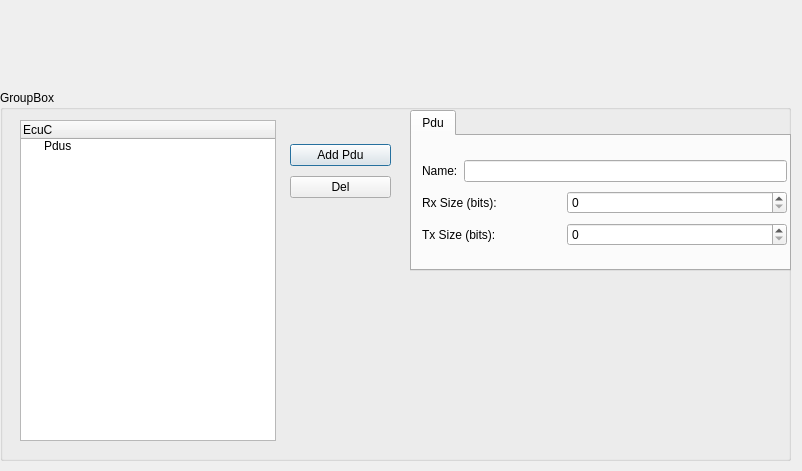
<?xml version="1.0" encoding="UTF-8"?>
<ui version="4.0">
 <class>cd_ecuc</class>
 <widget class="QDialog" name="cd_ecuc">
  <property name="geometry">
   <rect>
    <x>0</x>
    <y>0</y>
    <width>802</width>
    <height>471</height>
   </rect>
  </property>
  <property name="windowTitle">
   <string>EcuC Config</string>
  </property>
  <property name="styleSheet">
   <string notr="true">font: 12pt &quot;Consolas&quot;;</string>
  </property>
  <widget class="QGroupBox" name="groupBox">
   <property name="geometry">
    <rect>
     <x>0</x>
     <y>90</y>
     <width>791</width>
     <height>371</height>
    </rect>
   </property>
   <property name="title">
    <string>GroupBox</string>
   </property>
   <widget class="QTreeWidget" name="trEcucCfg">
    <property name="geometry">
     <rect>
      <x>20</x>
      <y>30</y>
      <width>256</width>
      <height>321</height>
     </rect>
    </property>
    <column>
     <property name="text">
      <string>EcuC</string>
     </property>
    </column>
    <item>
     <property name="text">
      <string>Pdus</string>
     </property>
    </item>
   </widget>
   <widget class="QTabWidget" name="tabCfg">
    <property name="geometry">
     <rect>
      <x>410</x>
      <y>20</y>
      <width>381</width>
      <height>161</height>
     </rect>
    </property>
    <property name="currentIndex">
     <number>0</number>
    </property>
    <widget class="QWidget" name="tab">
     <attribute name="title">
      <string>Pdu</string>
     </attribute>
     <widget class="QWidget" name="layoutWidget">
      <property name="geometry">
       <rect>
        <x>10</x>
        <y>21</y>
        <width>365</width>
        <height>95</height>
       </rect>
      </property>
      <layout class="QVBoxLayout" name="verticalLayout_2">
       <item>
        <layout class="QHBoxLayout" name="horizontalLayout_36">
         <item>
          <widget class="QLabel" name="label_33">
           <property name="text">
            <string>Name:</string>
           </property>
          </widget>
         </item>
         <item>
          <widget class="QLineEdit" name="lePduName">
           <property name="text">
            <string/>
           </property>
          </widget>
         </item>
        </layout>
       </item>
       <item>
        <layout class="QHBoxLayout" name="horizontalLayout">
         <item>
          <widget class="QLabel" name="label">
           <property name="text">
            <string>Rx Size (bits):</string>
           </property>
          </widget>
         </item>
         <item>
          <widget class="QSpinBox" name="spbxRxPduSize">
           <property name="minimumSize">
            <size>
             <width>220</width>
             <height>0</height>
            </size>
           </property>
           <property name="toolTip">
            <string>May related to Com/Dcm IPDU and so on. Its size is up to the use of this Rx PDU.</string>
           </property>
          </widget>
         </item>
        </layout>
       </item>
       <item>
        <layout class="QHBoxLayout" name="horizontalLayout_2">
         <item>
          <widget class="QLabel" name="label_2">
           <property name="text">
            <string>Tx Size (bits):</string>
           </property>
          </widget>
         </item>
         <item>
          <widget class="QSpinBox" name="spbxTxPduSize">
           <property name="minimumSize">
            <size>
             <width>220</width>
             <height>0</height>
            </size>
           </property>
           <property name="toolTip">
            <string>May related to Com/Dcm IPDU and so on. Its size is up to the use of this Tx PDU.</string>
           </property>
          </widget>
         </item>
        </layout>
       </item>
      </layout>
     </widget>
    </widget>
   </widget>
   <widget class="QWidget" name="layoutWidget">
    <property name="geometry">
     <rect>
      <x>290</x>
      <y>50</y>
      <width>101</width>
      <height>62</height>
     </rect>
    </property>
    <layout class="QVBoxLayout" name="verticalLayout">
     <item>
      <widget class="QPushButton" name="btnAdd">
       <property name="text">
        <string>Add Pdu</string>
       </property>
      </widget>
     </item>
     <item>
      <widget class="QPushButton" name="btnDel">
       <property name="text">
        <string>Del</string>
       </property>
      </widget>
     </item>
    </layout>
   </widget>
  </widget>
 </widget>
 <resources/>
 <connections/>
</ui>
